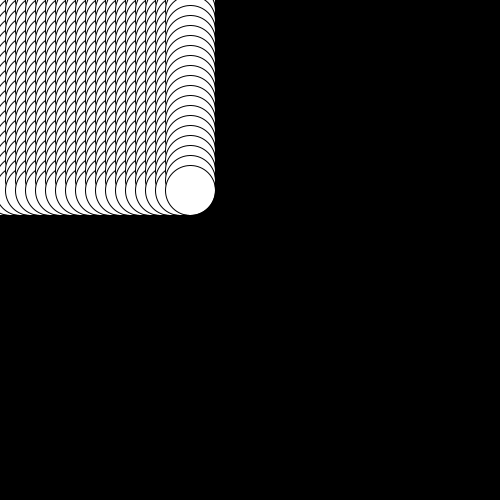
Frame 1 (no input)
Frame 60 (the mouse pressed at the canvas centre just before this capture): identical to frame 1, image omitted
Frame 120 (the mouse held since frame 60 and released just before this capture): identical to frame 1, image omitted

The Processing sketch that drew this single still picture (run headless with seeded random() and noise(); from frame 60 on, the mouse is pressed at the canvas centre):

// Processing sketch: experiments_with_loops
// ── experiments_with_loops.pde
//working with a tutorial found on the Processing website in an attempt to fiugre out how to loop

void setup() {
  size (500, 500);
}

void draw () {
  background(0);
  for (int a=0; a<20;a=a+1) {
    for (int b=0; b<20;b=b+1) {

      ellipse (a*10, b*10, 50, 50);
    }
  }
}
